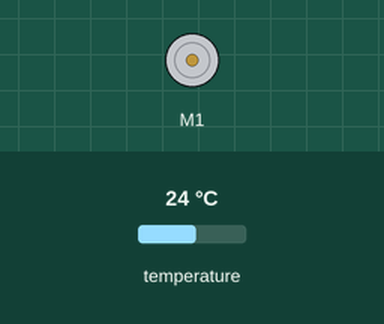
Recording of a program running on a simulated BBC micro:bit (MakeCode). Shown: DC motor (green arrow = forward, orange = backward, longer = faster). The test bench sets the inputs (shaded band); at power-on: temperature 24 °C.

Above: at 1.2 s.
1.3 s: temperature set to 25.3 °C
2.8 s: temperature set to 26.3 °C
At 3.5 s:
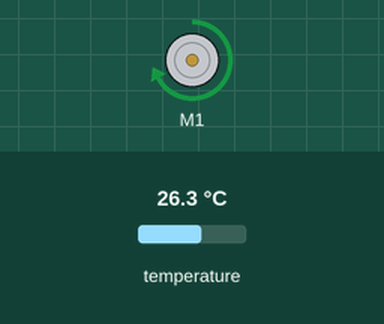
4.6 s: temperature set to 12 °C
At 5.7 s:
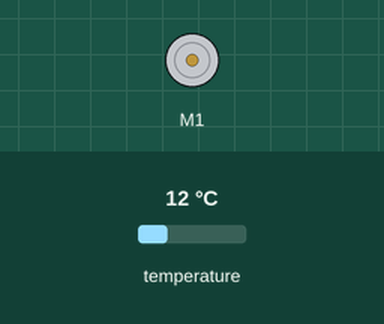
6.1 s: temperature set to 28 °C
At 6.7 s:
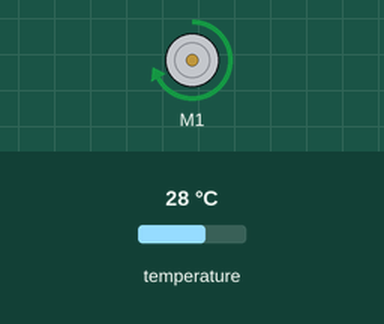
Timing chart, 0 to 8.7 s (numbered marks = the images above; inputs shaded):
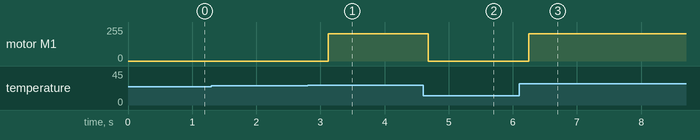

The program:

main.ts
```typescript
basic.forever(function () {
    if (input.temperature() > 25) {
        neZha.setMotorSpeed(neZha.MotorList.M1, 80)
    } else {
        neZha.setMotorSpeed(neZha.MotorList.M1, 0)
    }
    basic.pause(500)
})
```

Measured:
- the behaviour switches between 25.9 and 26 °C on temperature (found by bisection; images 0 and 1)
- after the input at 1.3 s, every drawn part: stays the same
- after the input at 2.8 s, motor M1: stopped → forward 204/255 after 0.32 s
- after the input at 4.6 s, motor M1: forward 204/255 → stopped after 0.08 s
- after the input at 6.1 s, motor M1: stopped → forward 204/255 after 0.15 s
